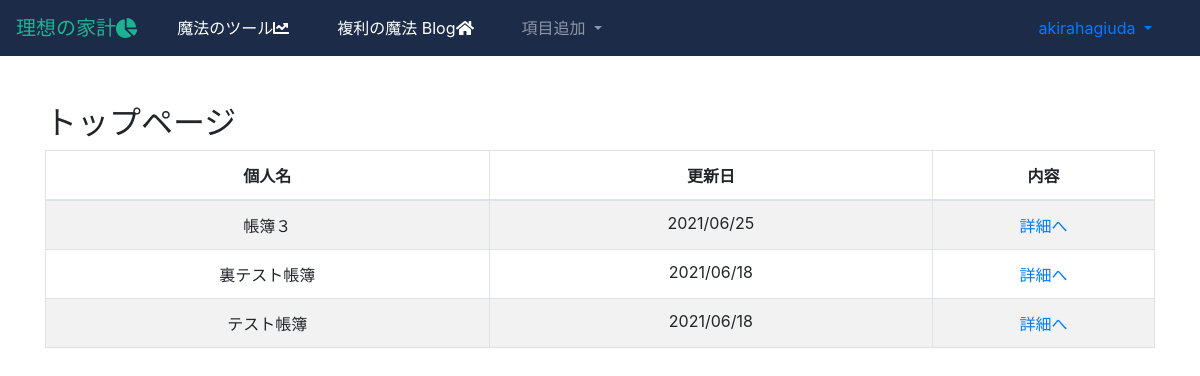
The app's page / (signed in) with its own data.
### webapp/models.py (models this page shows, shortened)
class Journal(models.Model):
    name = models.CharField("帳簿名", max_length=64)
    user = models.ForeignKey(User, on_delete=models.PROTECT)
    created_at = models.DateTimeField("作成日時", auto_now_add=True)
    updated_at = models.DateTimeField("更新日時", auto_now=True)

### webapp/views.py (the view)
# urls.py: path('', views.IndexView.as_view(), name='index'),
class IndexView(TemplateView):
    template_name = 'webapp/index.html'
    def get_context_data(self, **kwargs):
        journal_list = Journal.objects.filter(user=self.request.user).all().order_by('-created_at')
        params = {
            'journal_list': journal_list,
        }
        return params
    def get(self, request, **kwargs):
        if not request.user.is_authenticated:
            return redirect('/login')
        context = self.get_context_data(**kwargs)
        return self.render_to_response(context)

### webapp/templates/webapp/index.html (shortened to what this page needs)
{% extends 'webapp/base.html' %}
{% block content %}
<h2>トップページ</h2>
<table id="fstatement_list" width="100%" class="table table-striped table-bordered table-hover">
    <thead>
        <tr>
            <th class="text-center" width="40%">個人名</th>
            <th class="text-center" width="40%">更新日</th>
            <th class="text-center">内容</th>
        </tr>
    </thead>
    <tbody>
        {% for journal in journal_list %}
        <tr class="odd gradeX text-center">
            <td class="text-center">{{ journal.name}}</td>
            <td class="text-center">{{ journal.updated_at|date:"Y/m/d" }}</td>
            <td><a href="{% url 'webapp:journal_detail' journal.pk %}">詳細へ</a></td>
        </tr>
        {% endfor %}
    </tbody>
</table>
{% endblock %}

### webapp/templates/webapp/base.html (shortened to what this page needs)
{% load static %}
<html lang="ja">
    <head>
        <link rel="stylesheet" href="https://stackpath.bootstrapcdn.com/bootstrap/4.3.1/css/bootstrap.min.css">
        <link rel="stylesheet" href="{% static 'css/custom.css' %}">
        <link rel="stylesheet"
        href="https://cdnjs.cloudflare.com/ajax/libs/font-awesome-animation/0.0.10/font-awesome-animation.css"
        type="text/css" media="all" />
        <link rel="stylesheet" href="https://cdn.datatables.net/t/bs-3.3.6/jqc-1.12.0,dt-1.10.11/datatables.min.css"/>
    </head>
    <body>
        <nav class="navbar navbar-expand-lg navbar-dark mb-5" style="background-color: #1C2B48;">
            <a class="navbar-brand" href="{% url 'webapp:index' %}"><font color="#1CB393 "><font style="font-family: 'American Typewriter','Meiryo UI','ヒラギノ丸ゴ ProN','Hiragino Maru Gothic ProN',sans-serif;">理想の家計</font><i class="fas fa-chart-pie" fa-1x></i></font></a>
            <div class="collapse navbar-collapse" id="navbarNav">
                <ul class="navbar-nav">
                    <li class="nav-item active mx-3">
                        <a class="nav-link" href="https://upbeat-swartz-cf2da8.netlify.app/">魔法のツール<i class="fas fa-chart-line white-text fa-1x"></i></a>
                    </li>
                    <li class="nav-item active mx-3">
                        <a class="nav-link" href="https://django-blog1976.herokuapp.com/">複利の魔法 Blog<i class="fas fa-home"></i></a>
                    </li>
                    {% if user.is_authenticated %}
                        <li class="nav-item dropdown mx-3">
                            <a class="nav-link dropdown-toggle" href="#" id="navbarDropdownMenuLink" role="button" data-toggle="dropdown" aria-haspopup="true" aria-expanded="false">
                                項目追加
                            </a>
                        </li>
                    {% endif %}
                </ul>
            </div>
            {% if user.is_authenticated %}
            <div class="nav-item dropdown mx-3">
                <a class="nav-link dropdown-toggle" href="#" id="navbarDropdownUser" role="button" data-toggle="dropdown" aria-haspopup="true" aria-expanded="false">
                    {{ request.user }}
                </a>
            </div>
            {% endif %}
        </nav>
        <main>
            <div class="container">
            {% block content %}
            {% endblock %}
            </div>
        </main>
    </body>
</html>

### webapp/templates/webapp/base.html (style rules this page uses)
.fa-chart-line { color: #fff }

### records on screen
Journal: name "帳簿３", updated_at "2021/06/25"
Journal: name "裏テスト帳簿", updated_at "2021/06/18"
Journal: name "テスト帳簿", updated_at "2021/06/18"

### other values on screen
{{ request.user }} "akirahagiuda"
